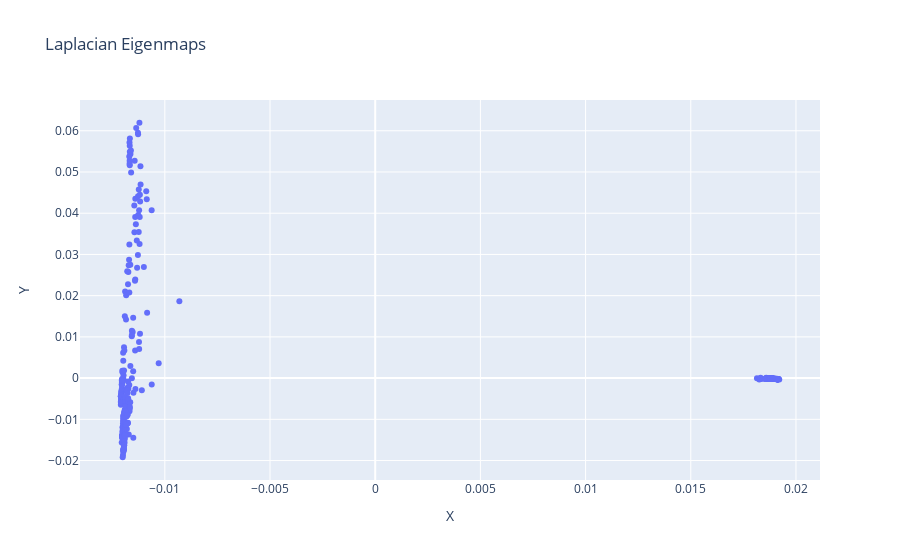

Notebook source saved alongside this figure:
### Markdown cell above
# Laplacian

### Code cell
df2 = df.copy()
if 'cluster' in df2.columns:
    df2.pop('cluster')
numerical = df2.select_dtypes('number')
categorical = df2.select_dtypes('object')
scaler = StandardScaler()
numerical = scaler.fit_transform(numerical)
categorical = categorical.apply(lambda x: x.replace(x.unique(),list(range(1,1+len(x.unique())))))
gamma = np.mean(np.std(numerical))/2
distances = (cdist(numerical,numerical,'sqeuclidean')) + cdist(categorical,categorical,'hamming')*gamma
kernel = pd.DataFrame(distances).apply(lambda x: np.exp(-x/1))
lap = SpectralEmbedding(2,affinity="precomputed").fit_transform(kernel)
lap = pd.DataFrame(lap)
lap.columns = ['X', 'Y']
fig = px.scatter(lap, 
                x='X',y='Y',
                title = f'Laplacian Eigenmaps')
fig.show()

### Figure 1 — Plotly figure (JSON) as saved in the notebook; plotly's stock layout.template omitted (floating-point values rounded to 4 significant figures; data arrays with more than 128 entries replaced by an {"elided": "..."} marker saying what was removed)
{"data": [{"hovertemplate": "X=%{x}<br>Y=%{y}<extra></extra>", "legendgroup": "", "marker": {"color": "#636efa", "symbol": "circle"}, "mode": "markers", "name": "", "orientation": "v", "showlegend": false, "type": "scatter", "x": {"elided": "333 float values"}, "xaxis": "x", "y": {"elided": "333 float values"}, "yaxis": "y"}], "layout": {"legend": {"tracegroupgap": 0}, "title": {"text": "Laplacian Eigenmaps"}, "xaxis": {"anchor": "y", "domain": [0, 1], "title": {"text": "X"}}, "yaxis": {"anchor": "x", "domain": [0, 1], "title": {"text": "Y"}}}}
